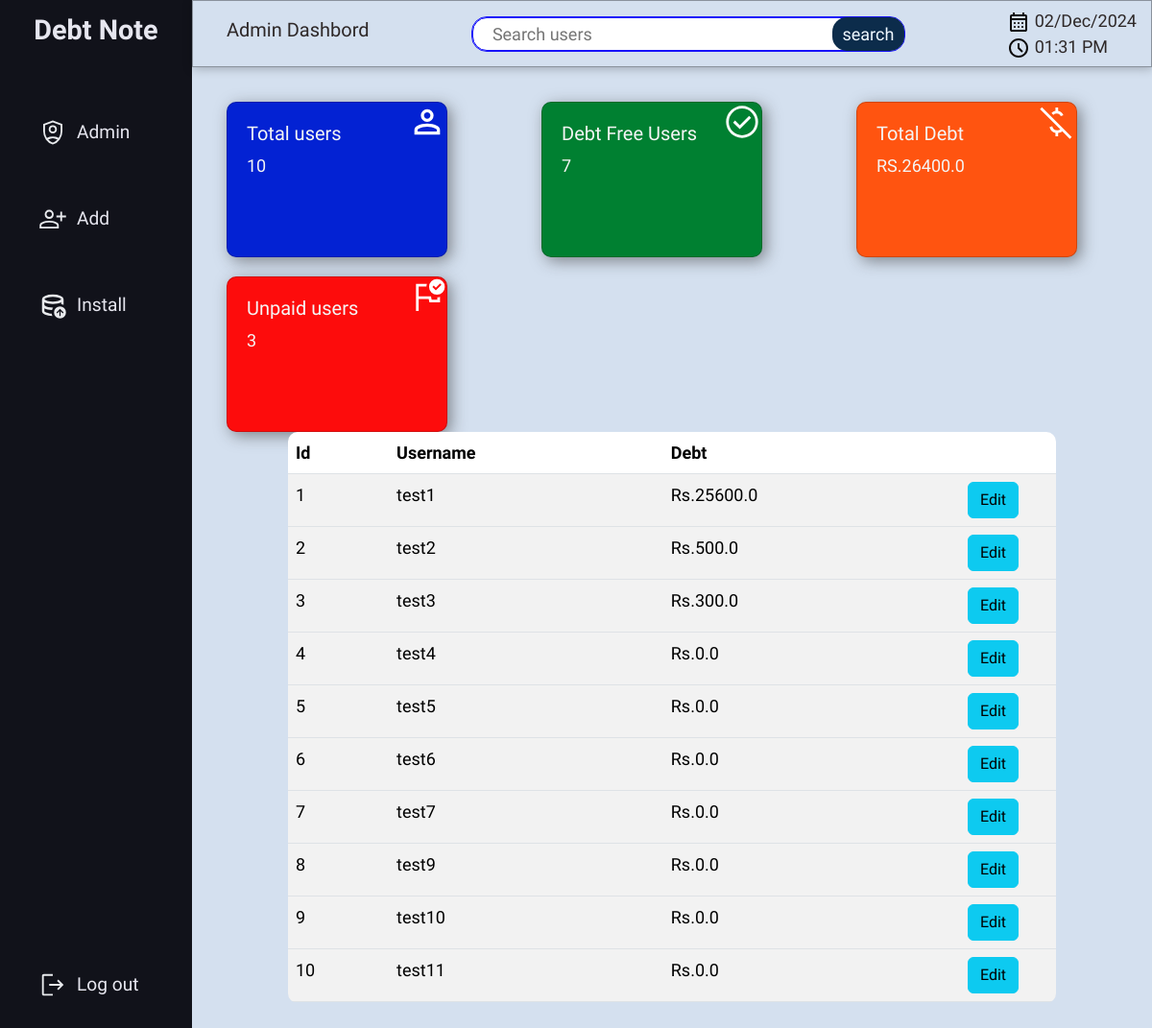
Page /admin/ (signed in) on the earlier database version.
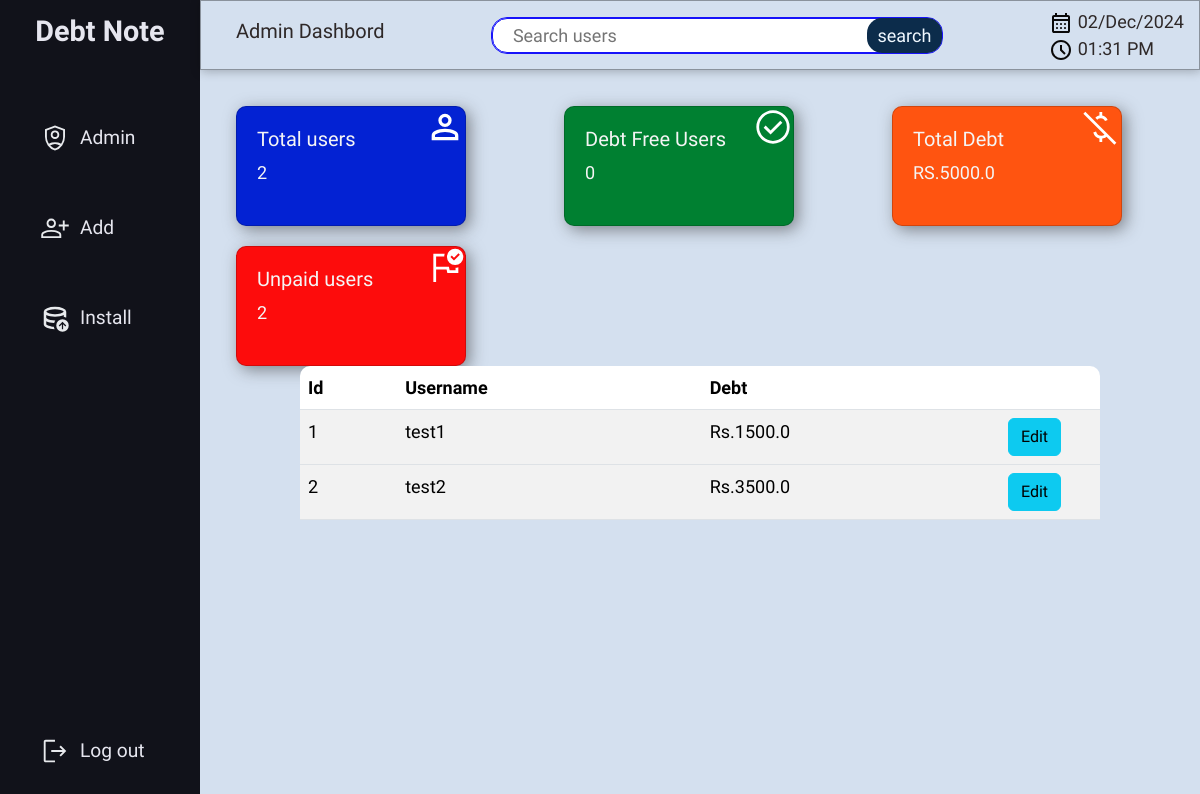
Same page on the later database version.
### DebtNote.py (models this page shows)
class User(db.Model):
    id = db.Column(db.Integer,primary_key=True)
    user = db.Column(db.String(50), unique = True, nullable = False)
    password = db.Column(db.CHAR(100), unique = True, nullable = False)
    user_level = db.Column(db.Integer, nullable = False)
    debt = db.Column(db.Float, nullable = False)
    created_at = db.Column(db.DateTime)
    updated_at = db.Column(db.DateTime)

### DebtNote.py (the view)
@app.route("/admin/")
def admin():
    if session.get("user_level",0) != 1:
        abort(401)
    dtime = datetime.now(pytz.utc).astimezone(tzone)
    debt_sum = User.query.with_entities(func.sum(User.debt)).scalar()
    debt_zero = User.query.filter(User.debt == 0).count()-1
    datas = User.query.filter(User.user_level!=1).all()
    count = User.query.count()-1
    if request.args.get('search'):
        datas = User.query.filter_by(user = request.args.get('search')).filter(User.user_level!=1).all()
        if datas == []:
            flash("no user found!",category="error")
    return render_template("admin.html",datas=datas,count=count,dtime=dtime,debt_sum=debt_sum,debt_zero=debt_zero)

### templates/admin.html (shortened to what this page needs)
{% extends "base.html" %}
{% block head %}
    <link rel="stylesheet" href="{{ url_for('static',filename ='admin-style.css') }}">
{% endblock %}
{% block content %}
    <div class="hedder">
        <h5>Admin Dashbord</h5>
        <div class="search">
            <form method="get">
                <div class="wrapper-search">
                    <input class="search-bar" type="text" name="search" placeholder="Search users" autofocus>
                    <div class="wrapper-icon">
                        <input type="submit" value="search" class="search-icon">
                    </div>
                </div>
            </form>
        </div>
        <div class="date-time">
            <div class="date">
                <span>{{dtime.strftime('%d/%b/%Y')}}</span>
            </div>
            <div class="time">
                <span>{{dtime.strftime('%I:%M %p')}}</span>
            </div>
        </div>
    </div>
    <div class="admin-content">
        {% if datas | length > 1 %}
        <div class="cards">
            <div class="card user-count">
                <div class="card-text">
                    <h5>Total users</h5>
                    <span>{{count}}</span>
                </div>
            </div>
            <div class="card debt-zero">
                <div class="card-text">
                    <h5>Debt Free Users</h5>
                    <span>{{debt_zero}}</span>
                </div>
            </div>
            <div class="card debt-total">
                <div class="card-text">
                    <h5>Total Debt</h5>
                    <span>RS.{{debt_sum}}</span>
                </div>
            </div>
            <div class="card flag-users">
                <div class="card-text">
                    <h5>Unpaid users</h5>
                    <span>{{count - debt_zero}}</span>
                </div>
            </div>
        </div>
        <div class="data-tables">
            <div class="table-all">
                <table class="table table-striped">
                    <thead>
                        <tr>
                            <th>Id</th>
                            <th>Username</th>
                            <th>Debt</th>
                            <th></th>
                        </tr>
                    </thead>
                    {% for data in datas %}
                    <tbody>
                        <tr>
                            <td>{{data.id-1}}</td>
                            <td>{{data.user}}</td>
                            <td>Rs.{{data.debt}}</td>
                            <td><a href="{{ url_for('edituser', id=data.id) }}" class="btn btn-info">Edit</a></td>
                        </tr>
                    </tbody>
                        {% endfor %}
                </table>
            </div>
            {% elif datas | length == 0 %}
            <div class="no-user-found">
                <p>No user found!</p>
                <a href="{{ url_for('adduser')}}" class="btn btn-dark btn-lg admin-btn">Add user</a>
                <a href="{{ url_for('admin') }}" class="btn btn-primary btn-lg admin-btn">Return</a>
            </div>
            {% endif %}
        </div>
    </div>
{% endblock %}

### templates/base.html (shortened to what this page needs)
<!DOCTYPE html>
<html lang="en">
<head>
    <link href="https://cdn.jsdelivr.net/npm/bootstrap@5.3.3/dist/css/bootstrap.min.css" rel="stylesheet">
    <link href="https://getbootstrap.com/docs/5.3/assets/css/docs.css" rel="stylesheet">
    <link rel="stylesheet" href="{{ url_for('static',filename = 'base-style.css') }}">
    {% block head %}
    {% endblock %}
</head>
<body>
    {% if "user" in session and session["user"] is not none and session["user_level"] == 1 %}
    <nav id="sidebar">
        <ul>
            <li>
                <a href="{{ url_for('index') }}">Debt Note
                </a>
            </li>
            <li>
                <a href="{{ url_for('admin') }}">
                    <span>Admin</span>
                </a>
            </li>
            <li>
                <a href="{{ url_for('adduser') }}">
                    <span>Add</span>
                </a>
            </li>
            <li>
                <a href="{{ url_for('install') }}">
                    <span>Install</span>
                </a>
            </li>
            <li>
                <a href="{{ url_for('logout') }}">
                    <svg xmlns="http://www.w3.org/2000/svg" height="30px" viewBox="0 -960 960 960" width="30px" fill="#e8eaed"><path d="M180-120q-24 0-42-18t-18-42v-600q0-24 18-42t42-18h299v60H180v600h299v60H180Zm486-185-43-43 102-102H360v-60h363L621-612l43-43 176 176-174 174Z"/></svg>
                    <span>Log out</span>
                </a>
            </li>
        </ul>
    </nav>
    {% endif %}
    <main>
        {% block content %}
        {% endblock %}
    </main>
</body>
</html>

### static/base-style.css (style rules this page uses)
:root { --bg-color:#a2bddd75; --base-clr:#11121a; --line-clr:#42434a; --hover-clr:#222533; --acent-clr:#39b2eb; --text-clr:#e6e6ef; --secondery-text-clr:#b0b3c1; }
body { font-family: Parkinsans,'Segoe UI', Tahoma, Geneva, Verdana, sans-serif; font-size: 18px; color: var(--base-clr); height: 100vh; background-color: var(--bg-color); display:grid; grid-template-columns: auto 1fr; grid-template-areas: "sidebar main" }
#sidebar { grid-area: sidebar; box-sizing: border-box; background-color: var(--base-clr); position: sticky; top: 0; font-size: 1.2rem; font-weight: 500; width: 200px; }
#sidebar ul { list-style: none; margin: 0; padding: 0; display: flex; flex-direction: column; gap: 60px; margin: 0px 40px; }
#sidebar ul li a { text-decoration: none; color: var(--text-clr); border-radius: 20px ; display: flex; gap: 10px; align-items: center; transition: 0.4s ease; }
#sidebar ul li:first-child { margin: 10px -40px; align-self: center; font-size: 1.8rem; font-weight: 700; }
#sidebar ul li:last-child { position: absolute; bottom: 40px; }

### static/admin-style.css (style rules this page uses)
body { background-color: rgba(162, 189, 221, 0.459); color: rgb(46, 40, 40); }
.hedder { width: 100%; height: 70px; border: 1px solid rgba(0, 0, 0, 0.349); box-shadow: 1px 1px 10px #0a090948; display: flex; justify-content: space-between; align-items: center; padding: 0 15px 0 35px; position: relative; }
.search .search-bar { width: 450px; min-width: 150px; height: 35px; border: .5px solid rgb(23, 19, 250); outline: 1px solid rgb(23, 19, 250); border-radius: 15px; padding-left: 10px; }
.search .search-bar::placeholder { padding-left: 10px; }
.search .search-icon { height: 35px; width: 75px; background-color: rgb(12, 44, 75); border-radius: 15px; color: aliceblue; border: none; }
.wrapper-search { display: flex; position: relative; }
.wrapper-icon { position: absolute; right: 0; }
.admin-content { margin-top: -70px; padding-top: 70px; }
.cards { width: 100%; min-height: 20vh; margin-top: 36px; display: grid; grid-template-columns: repeat(auto-fit,minmax(240px,1fr)); gap: 20px; padding-left: 36px; }
.cards .card { width: 230px; height: 15vh; border-radius: 10px; box-shadow: 4px 4px 16px rgba(43, 41, 41, 0.5) ; font-size: large; font-weight: 500; padding: 20px; position: relative; color: whitesmoke; }
.cards .card svg { position: absolute; top: 0; right: 0; color: #fffb25; }
.cards .user-count { background: rgb(3, 34, 211); }
.cards .debt-total { background: rgb(255, 84, 16); }
.cards .flag-users { background: rgb(253, 12, 12); }
.cards .debt-zero { background: rgb(0, 128, 49); }
.data-tables { width: 100%; height: 55vh; position: relative; }
.table-all { width: 80%; height: 55vh; overflow: hidden auto; position: absolute; left: 50%; transform: translate(-50%); border-radius: 10px; }
.table thead tr { position: sticky; top: 0; }
.table-all .table tbody tr td:last-child { width: 100px; }

Differences in the rows shown:
removed User: id "3", user "test3", debt "300.0"
removed User: id "4", user "test4", debt "0.0"
removed User: id "5", user "test5", debt "0.0"
removed User: id "6", user "test6", debt "0.0"
removed User: id "7", user "test7", debt "0.0"
removed User: id "8", user "test9", debt "0.0"
removed User: id "9", user "test10", debt "0.0"
removed User: id "10", user "test11", debt "0.0"
changed User "test1": debt "25600.0" → "1500.0"
changed User "test2": debt "500.0" → "3500.0"
Other differences:
{{ count }}: "10" → "2"
{{ debt_zero }}: "7" → "0"
{{ debt_sum }}: "26400.0" → "5000.0"
{{ count - debt_zero }}: "3" → "2"
